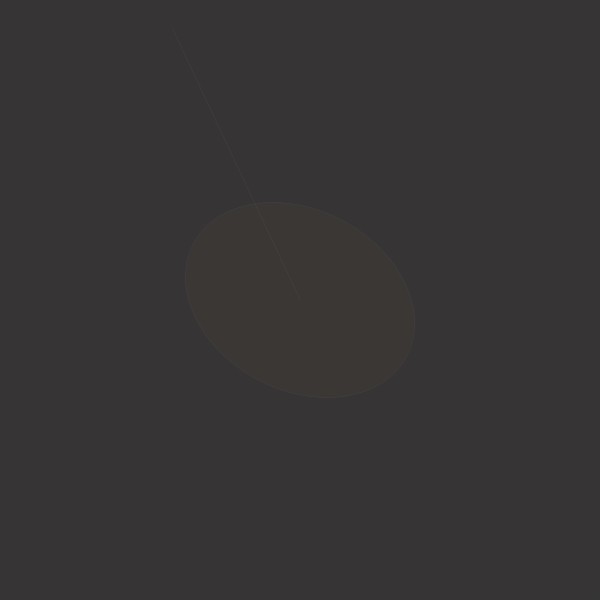
Frame 1 (no input)
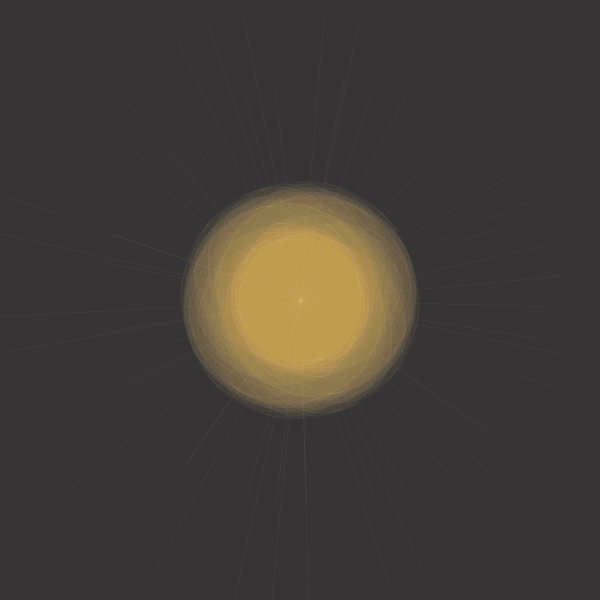
Frame 60 (the mouse pressed at the canvas centre just before this capture)
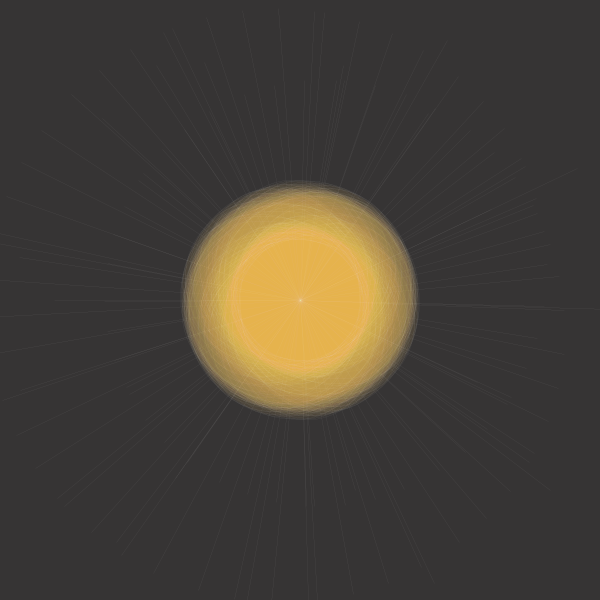
Frame 120 (the mouse held since frame 60 and released just before this capture)

The Processing sketch that drew these frames (run headless with seeded random() and noise(); from frame 60 on, the mouse is pressed at the canvas centre):

// Processing sketch: processing_167588
// ── processing_167588.pde



float x, y, z;
float angle = 0; 
float r = 500;
float diff = 1; 
//second
float radius = 60.0;


void setup() {
  size(600, 600);
  background(54,52,52);

}

void draw() {

  noFill(); 


//circle
  x = r * cos(angle); 
  y = r * sin(angle);
  
//translate(width/2, height/2); 
  
float sinval = sin(angle);
float cosval = cos(angle);
float x = 180 + (cosval * radius);
float y = 180 + (sinval * radius);
//blue
//fill(120,180,190,5);
//orange
fill(250,190,100,5);
//ellipse(width/2,height/2 , 30, 30); 




  strokeWeight(0.1); 
  stroke(255,255,255,55); 

 translate(width/2, height/2); 
  rotate(r); 

  ellipse(0, 0, x, y);
 // ellipse(x, 0, x, 50);
  line( 0, 0, x, y); 

  angle = angle +0.5;
  r = r - diff;

  if ( r == 0 || r == 400) { 
    diff =  diff * -1;
  }
}
